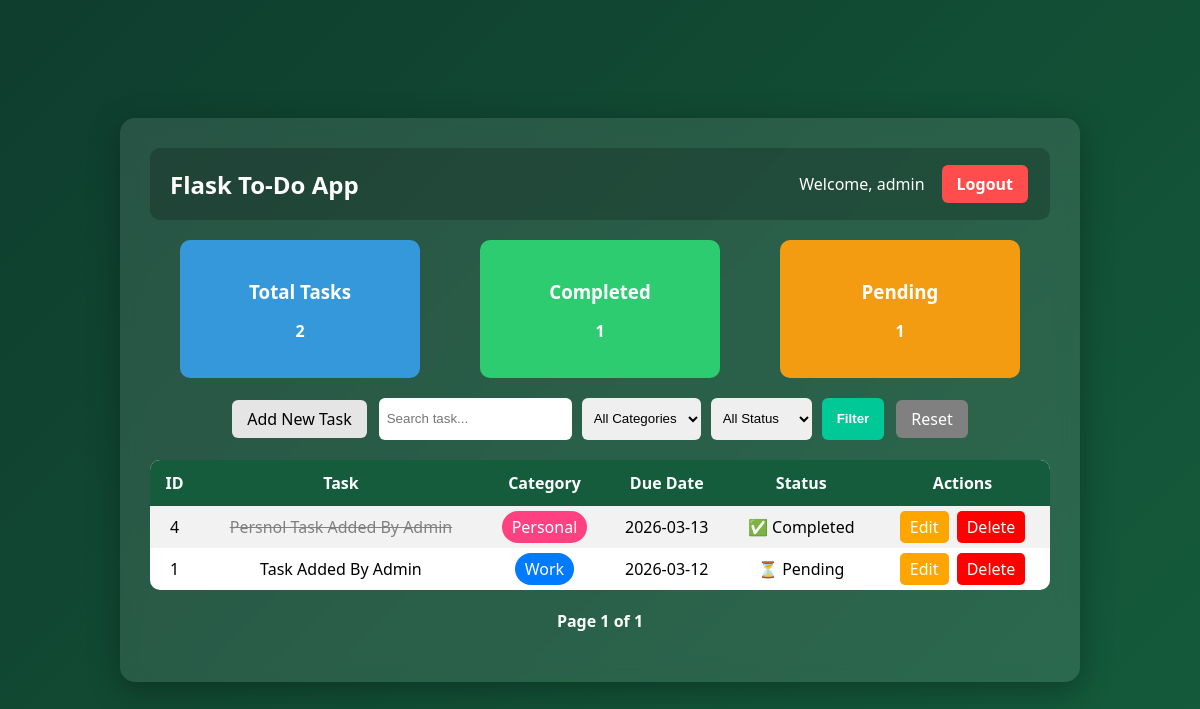
Screenshot of / (signed in) with the database file from the repository.
### app.py (models this page shows)
class User(db.Model, UserMixin):
    id = db.Column(db.Integer, primary_key=True)
    username = db.Column(db.String(100), unique=True, nullable=False)
    password = db.Column(db.String(200), nullable=False)
    tasks = db.relationship('Todo', backref='owner', lazy=True)

class Todo(db.Model):
    id = db.Column(db.Integer, primary_key=True)
    title = db.Column(db.String(200), nullable=False)
    category = db.Column(db.String(50), nullable=False)  # Work / Personal
    due_date = db.Column(db.Date, nullable=False)
    completed = db.Column(db.Boolean, default=False)
    user_id = db.Column(db.Integer, db.ForeignKey('user.id'), nullable=False)

### app.py (the view)
@app.route('/')
@login_required
def index():
    page = request.args.get('page', 1, type=int)
    category = request.args.get('category')
    status = request.args.get('status')
    search = request.args.get('search')
    query = Todo.query.filter_by(user_id=current_user.id)
    if category and category != "All":
        query = query.filter(Todo.category == category)
    if status == "Completed":
        query = query.filter(Todo.completed == True)
    elif status == "Pending":
        query = query.filter(Todo.completed == False)
    if search:
        query = query.filter(Todo.title.ilike(f"%{search}%"))
    pagination = query.order_by(Todo.id.desc()).paginate(
        page=page,
        per_page=5
    )
    tasks = pagination.items
    total_tasks = Todo.query.filter_by(user_id=current_user.id).count()
    completed_tasks = Todo.query.filter_by(user_id=current_user.id, completed=True).count()
    pending_tasks = Todo.query.filter_by(user_id=current_user.id, completed=False).count()
    return render_template(
        'index.html',
        tasks=tasks,
        pagination=pagination,
        total_tasks=total_tasks,
        completed_tasks=completed_tasks,
        pending_tasks=pending_tasks
    )

### app.py (called while the page is built)
@login_manager.user_loader
def load_user(user_id):
    return User.query.get(int(user_id))

### templates/index.html (shortened to what this page needs)
{% extends 'base.html' %}
{% block content %}
<div class="dashboard">
    <div class="card total">
        <h3>Total Tasks</h3>
        <p>{{ total_tasks }}</p>
    </div>
    <div class="card completed">
        <h3>Completed</h3>
        <p>{{ completed_tasks }}</p>
    </div>
    <div class="card pending">
        <h3>Pending</h3>
        <p>{{ pending_tasks }}</p>
    </div>
</div>
<form method="GET" class="filter-form">
    <a href="{{ url_for('add_task') }}" class="add-btn">Add New Task</a>
    <input type="text" name="search" placeholder="Search task..."
           value="{{ request.args.get('search', '') }}">
    <select name="category">
        <option value="All">All Categories</option>
    </select>
    <select name="status">
        <option value="">All Status</option>
    </select>
    <button type="submit">Filter</button>
    <a href="{{ url_for('index') }}" class="reset-btn">Reset</a>
</form>
<table>
    <tr>
        <th>ID</th>
        <th>Task</th>
        <th>Category</th>
        <th>Due Date</th>
        <th>Status</th>
        <th>Actions</th>
    </tr>
    {% for task in tasks %}
    <tr>
    <td>{{ task.id }}</td>
    <td class="{% if task.completed %}completed-task{% endif %}">
        {{ task.title }}
    </td>
    <td>
        {% if task.category == "Work" %}
            <span class="work">Work</span>
        {% else %}
            <span class="personal">Personal</span>
        {% endif %}
    </td>
    <td>{{ task.due_date }}</td>
    <td>
        {% if task.completed %}
            ✅ Completed
        {% else %}
            ⏳ Pending
        {% endif %}
    </td>
    <td>
        <a href="/edit/{{ task.id }}">Edit</a>
        <a href="/delete/{{ task.id }}">Delete</a>
    </td>
</tr>
    {% endfor %}
</table>
<div class="pagination">
    <span>
        Page {{ pagination.page }} of {{ pagination.pages }}
    </span>
</div>
{% endblock %}

### templates/base.html (shortened to what this page needs)
<!DOCTYPE html>
<html>
<head>
    <link rel="stylesheet" href="{{ url_for('static', filename='style.css') }}">
</head>
<body>
    <div class="container">
        <div class="navbar">
    <h1 class="logo">Flask To-Do App</h1>
    {% if current_user.is_authenticated %}
        <div class="user-section">
            <span class="welcome">Welcome, {{ current_user.username }}</span>
            <a href="{{ url_for('logout') }}" class="logout-btn">Logout</a>
        </div>
    {% endif %}
</div>
        {% block content %}{% endblock %}
    </div>
</body>
</html>

### static/style.css (style rules this page uses)
body { margin: 0; font-family: 'Segoe UI', sans-serif; background: linear-gradient(135deg, #0f3d2e, #145c3b); display: flex; justify-content: center; align-items: center; min-height: 100vh; }
.container { width: 80%; max-width: 900px; background: rgba(255, 255, 255, 0.1); backdrop-filter: blur(10px); padding: 30px; border-radius: 15px; color: white; box-shadow: 0 8px 32px rgba(0,0,0,0.3); }
h1 { text-align: center; margin-bottom: 20px; }
form { display: flex; gap: 10px; flex-wrap: wrap; justify-content: center; margin-bottom: 20px; }
input, select { padding: 10px; border-radius: 8px; border: none; outline: none; }
button { padding: 10px 15px; border-radius: 8px; border: none; cursor: pointer; font-weight: bold; transition: 0.3s ease; }
button[type="submit"] { background-color: #00c896; color: white; }
table { width: 100%; border-collapse: collapse; background: white; color: black; border-radius: 10px; overflow: hidden; }
th { background: #145c3b; color: white; padding: 12px; }
td { padding: 10px; text-align: center; }
tr:nth-child(even) { background: #f2f2f2; }
.work { background-color: #007bff; color: white; padding: 5px 10px; border-radius: 20px; }
.personal { background-color: #ff4081; color: white; padding: 5px 10px; border-radius: 20px; }
.completed-task { text-decoration: line-through; color: gray; }
a { text-decoration: none; padding: 5px 10px; border-radius: 5px; margin: 2px; }
a[href*="edit"] { background: orange; color: white; }
a[href*="delete"] { background: red; color: white; }
.navbar { display: flex; justify-content: space-between; align-items: center; padding: 15px 20px; background: rgba(0, 0, 0, 0.2); border-radius: 10px; margin-bottom: 20px; }
.logo { margin: 0; font-size: 24px; }
.user-section { display: flex; align-items: center; gap: 15px; }
.welcome { font-weight: 500; }
.logout-btn { padding: 8px 15px; background: #ff4d4d; color: white; text-decoration: none; border-radius: 6px; font-weight: bold; transition: 0.3s ease; }
.filter-form { display: flex; gap: 10px; flex-wrap: wrap; margin-bottom: 20px; justify-content: center; }
.filter-form input, .filter-form select { padding: 8px; border-radius: 6px; border: none; }
.filter-form button { background: #00c896; color: white; border: none; padding: 8px 15px; border-radius: 6px; cursor: pointer; }
.reset-btn { background: gray; color: white; padding: 8px 15px; border-radius: 6px; text-decoration: none; }
.dashboard { display: flex; justify-content: space-around; margin: 20px 0; flex-wrap: wrap; }
.card { width: 200px; padding: 20px; border-radius: 10px; text-align: center; color: white; font-weight: bold; }
.card h3 { margin-bottom: 10px; }
.total { background: #3498db; }
.completed { background: #2ecc71; }
.pending { background: #f39c12; }
.pagination { margin: 20px 0; text-align: center; }
.pagination span { margin: 0 10px; font-weight: bold; }
.add-btn { background:#e5e5e5; padding:8px 15px; border-radius:6px; text-decoration:none; font-weight:400; color:black; }

### rows the page displays
User: username "admin"
Todo: id "4", title "Persnol Task Added By Admin", category "Personal", due_date "2026-03-13", completed "✅ Completed"
Todo: id "1", title "Task Added By Admin", category "Work", due_date "2026-03-12", completed "⏳ Pending"

### other values shown
{{ total_tasks }} "2"
{{ completed_tasks }} "1"
{{ pending_tasks }} "1"
{{ pagination.page }} "1"
{{ pagination.pages }} "1"
